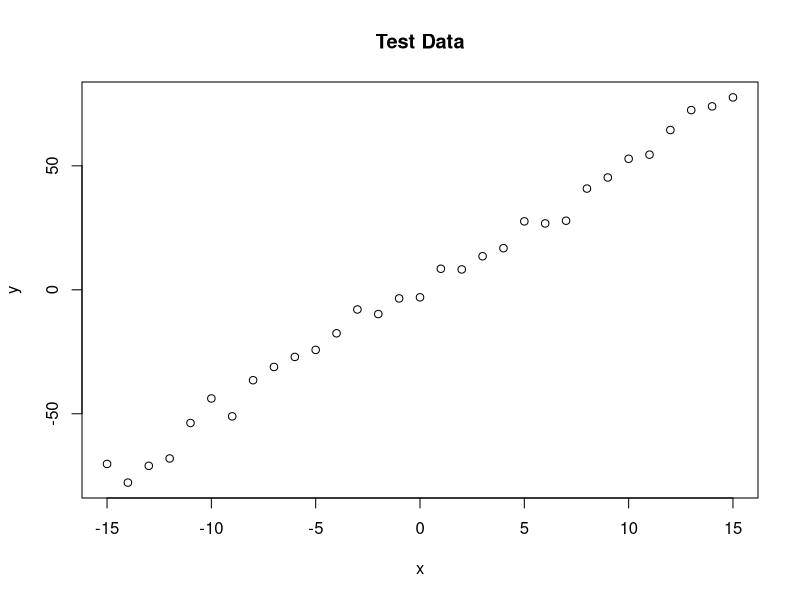
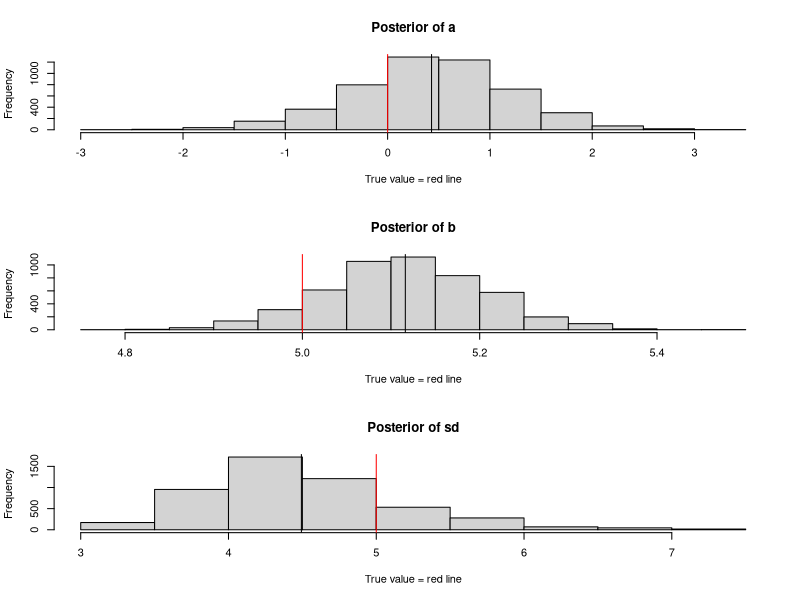

Reproduce these figures in R, in order.
# My take on MCMC
  
# https://theoreticalecology.wordpress.com/2010/09/17/metropolis-hastings-mcmc-in-r/
# https://jeremykun.com/2015/04/06/markov-chain-monte-carlo-without-all-the-bullshit/

# Monte Carlo sampling is the cornerstone for the sampling problem, but becomes probihitively inefficient in many applications
# This is where Markov Chain Motne Carlo comes into play, including Metrapolis-Hasting, Gibbs, et al.
# Markov Chain is essentially a random walk on a graph

# MCMC works because of the stationary distribution theorem, aka the fundamental theorem of Markov chains, that states:
# for a very long random walk, the probability that you end at some vertex v is independent of where you started,  
# all of these probabilities taken together is called the stationary distribution of the random walk

# A random walk graph, or Markov chain, corresponds to a transition matrix, from which 
# stationary distribution of the graph vertices is determined and can be computed analytically. 

# In reality, we do not know the transition matrix, while we know the probability of each vertex upon inquiry.
# We certainly do not want to, and often practically impossible, go over each possible value of the variable under study.
# We want to choose a random walk (Markov chain, transition matrix, algorithm) that quickly ouput the stationary distribution
# It is easy to come up with a graph/walk that has the right stationary distribution 
# It is hard to come up with a graph/walk that converges to the stationary distribution fast
# Here comes the Metrapholis-Hasting, which essentially define the transition matrix by using the probability of each vertex upon inquiry

# Metrapolis-Hasting algorithm 
  
# Create data
a <- 0 # intercept
b <- 5 # slope
d <- 5 # standard deviation
n <- 31 # sample number
x <- (-(n-1)/2):((n-1)/2) # independent x-values 
y <-  a + b * x + rnorm(n = n, mean = 0, sd = d) # dependent values according to a + b*x + N(0,sd)
plot(x, y, main = "Test Data")

# Likelihood function
# Model: y = a + b*x + N(0, d) 

likelihood <- function(param) {
  p1 = param[1]
  p2 = param[2]
  p3 = param[3]
  
  prediction = p1 + p2*x
  singlelikelihoods = dnorm(y, mean = prediction, sd = p3, log = T)
  sumll = sum(singlelikelihoods)
  return(sumll)
}

## Prior
prior <- function(param){
  p1 = param[1]
  p2 = param[2]
  p3 = param[3]
  p1_prior = dnorm(p1, mean = 0, sd = 5, log = T)
  p2_prior = dunif(p2, min = 0, max = 10, log = T)
  p3_prior = dunif(p3, min = 0, max = 10, log = T)
  return(p1_prior + p2_prior + p3_prior)
}

## Posterior 
posterior <- function(param){
  return (likelihood(param) + prior(param))
}

# Metropolis algorithm
# 1. Starting at a random parameter value
# 2. Choosing a new parameter value close to the old value based on some probability density that is called the proposal function
# 3. Jumping to this new point with a probability p(new)/p(old), where p is the target function, and p>1 means jumping as well

run_metropolis_MCMC <- function(startvalue, iterations){
  chain = array(dim = c(iterations+1, 3))
  chain[1,] = startvalue
  for (i in 1:iterations){
    proposal = rnorm(3, mean = chain[i,], sd = c(0.5,0.1,0.3))
    probab = exp(posterior(proposal) - posterior(chain[i,]))
    
    if (runif(1) < probab) {
      chain[i+1,] = proposal
    } else {
      chain[i+1,] = chain[i,]
    }
  }
  return(chain)
}

startvalue = c(0, 5, 10)
chain = run_metropolis_MCMC(startvalue, 1e4)

burnIn = 5e3
acceptance = 1-mean(duplicated(chain[-(1:burnIn),]))

# Plotting

par(mfrow = c(3,1))
hist(chain[-(1:burnIn), 1], main="Posterior of a", xlab="True value = red line" )
abline(v = mean(chain[-(1:burnIn), 1]))
abline(v = a, col="red" )
hist(chain[-(1:burnIn), 2], main="Posterior of b", xlab="True value = red line")
abline(v = mean(chain[-(1:burnIn), 2]))
abline(v = b, col="red" )
hist(chain[-(1:burnIn), 3], main="Posterior of sd", xlab="True value = red line")
abline(v = mean(chain[-(1:burnIn), 3]) )
abline(v = d, col="red" )

# for comparison:
summary(lm(y ~ x))
